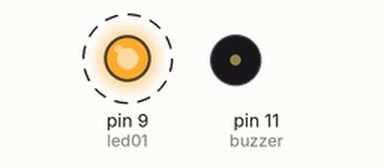
Bench run of a sketch on a simulated Arduino Uno, built with avr-gcc and run on an emulated ATmega328P. Shown: output pins drawn as LEDs (lit = HIGH), buzzer (waves = sounding, pin HIGH). Dashed ring = blinking.

Above: at 0.5 s.
Timing chart, 0 to 4.6 s (numbered marks = the images above):
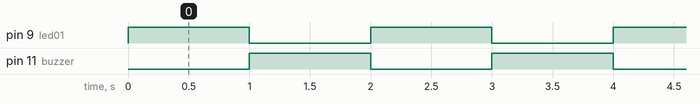

Measured:
- by itself, pin 9 (led01), pin 11 (buzzer): alternates HIGH for 1.0 s and LOW for 1.0 s

The sketch:

buzeer.ino
```cpp
int led01 = 9;
int buzzer = 11;

void setup() {
  pinMode(led01, OUTPUT);
  pinMode(buzzer, OUTPUT);
}

void loop() {
  digitalWrite(led01, HIGH);
  digitalWrite(buzzer, LOW);
  delay(1000);

  digitalWrite(led01, LOW);
  digitalWrite(buzzer, HIGH);
  delay(1000);
}
```
